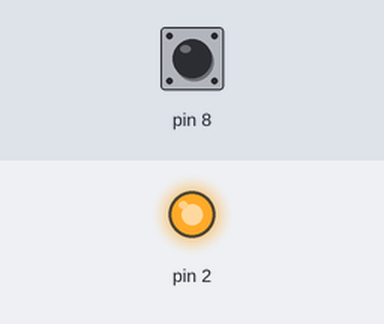
This sketch was run on a simulated Arduino Uno, built with avr-gcc and run on an emulated ATmega328P. Parts: output pins drawn as LEDs (lit = HIGH). Inputs (shaded band) come from the test bench; at power-on: pin 8 HIGH.

Above: at 1.2 s.
1.3 s: pin 8 pulled LOW for 0.15 s
At 1.37 s:
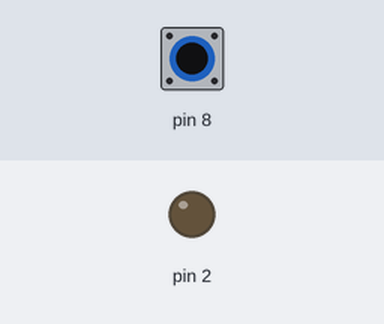
2.9 s: pin 8 pulled LOW for 3.2 s
At 6.8 s:
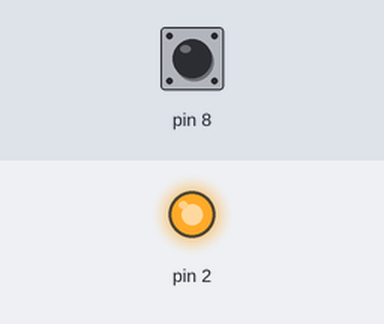
Timing chart, 0 to 8.3 s (numbered marks = the images above; inputs shaded):
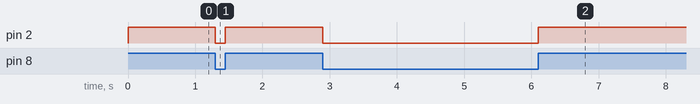

The sketch:

led_switch.ino
```cpp
void setup()
{
  pinMode(2,OUTPUT);
  digitalWrite(2,HIGH);
  pinMode(8,INPUT_PULLUP);
}

void loop()
{
  if(digitalRead(8)==0)
  {
    digitalWrite(2,LOW);
  }
  else
  {
    digitalWrite(2,HIGH);
  }
}
```

Measured:
- after the input at 1.3 s, pin 2: HIGH → LOW at once, → HIGH 0.15 s later
- after the input at 2.9 s, pin 2: HIGH → LOW at once, → HIGH 3.2 s later
